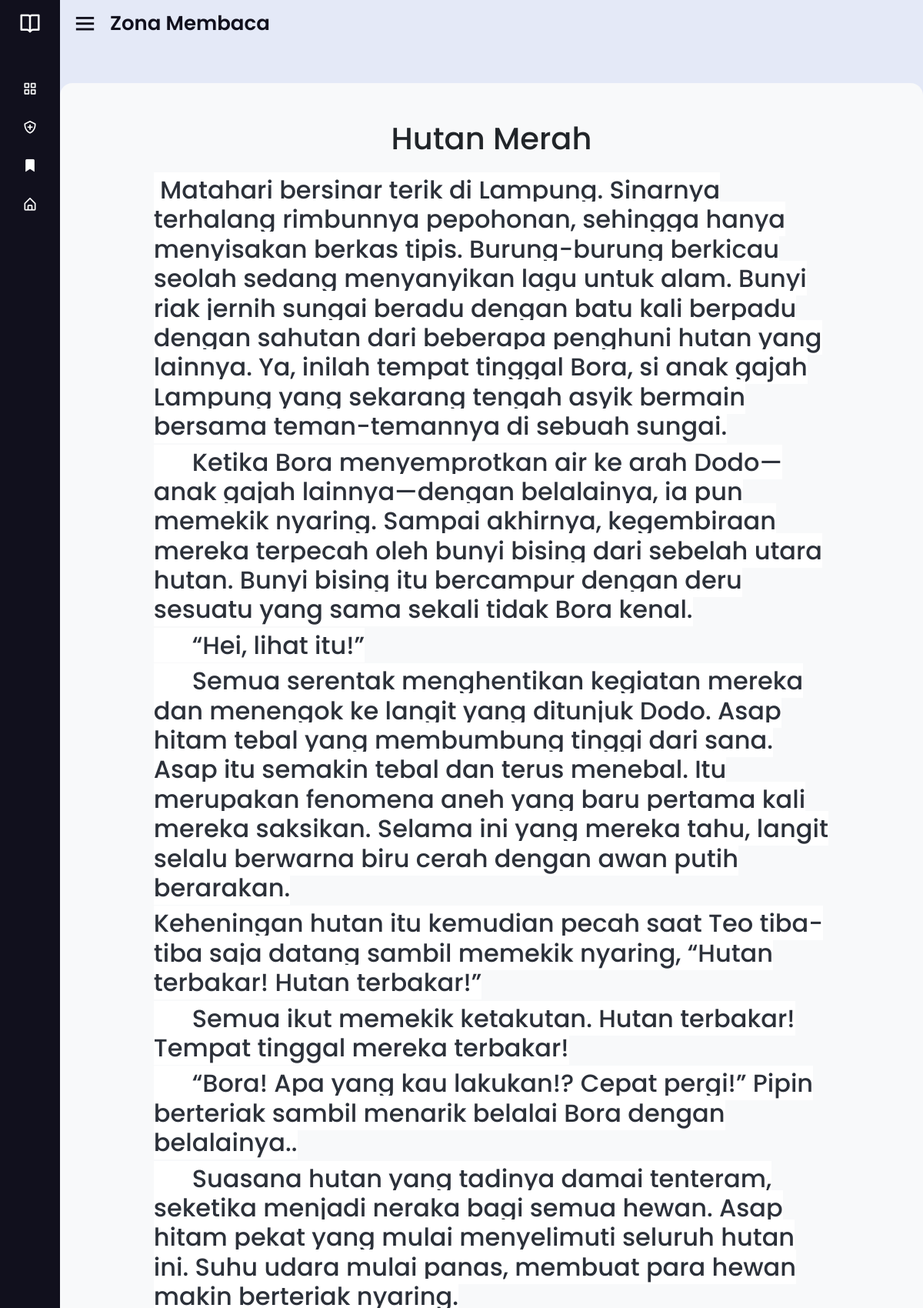
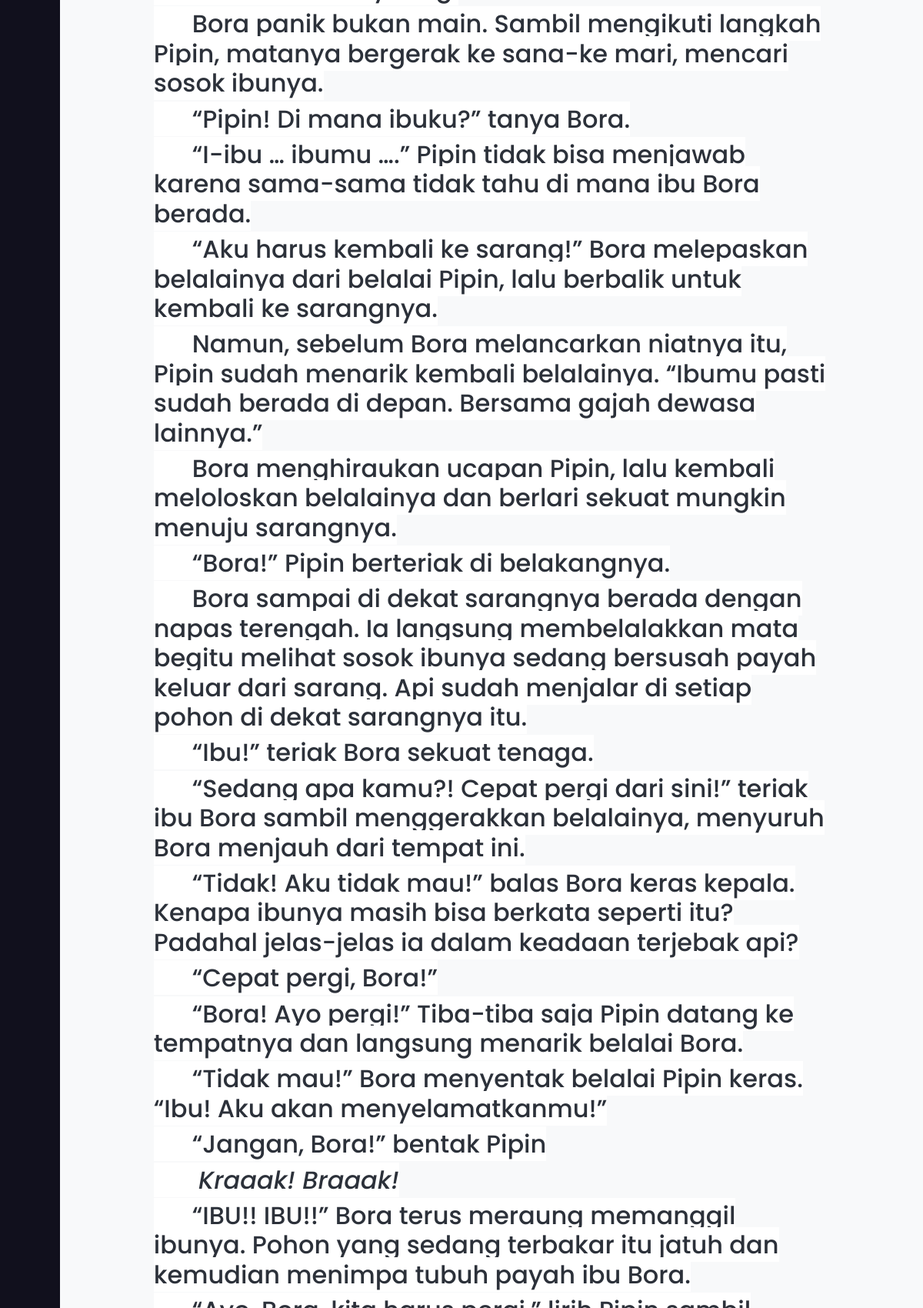
Screenshot of /action/baca.php?idbuku=17 (signed in, upper part) with the database file from the repository (2 pictures, top to bottom).
### tables this page shows
CREATE TABLE `karya` (
  `id` int(11) NOT NULL,
  `judul` varchar(50) DEFAULT NULL,
  `tipe` set('Novel','Ensiklopedia','Dongeng','Biografi','Catatan','Panduan','Cerpen','Pantun','Puisi') DEFAULT NULL,
  `author` varchar(50) DEFAULT NULL,
  `status` varchar(50) DEFAULT NULL,
  `sinopsis` longtext DEFAULT NULL,
  `konten` longtext DEFAULT NULL,
  `gambar` text DEFAULT NULL
);

### action/baca.php (the view, shortened to what this page needs)
<?php
include '../auth/koneksi.php';
  $query = "SELECT * FROM user WHERE username = '".$_SESSION['username']."'";
  $result = $c->query($query);
  $row = $result->fetch_assoc();
  $role = $row['role'];
  if(isset($_GET['idbuku'])){
    $idbuku = $_GET['idbuku'];
    $query = "SELECT * FROM karya WHERE id = '$idbuku'";
    $result = $c->query($query);
    $row = $result->fetch_assoc();
    $judul = $row['judul'];
    $isi = $row['konten'];}
?>
<!DOCTYPE html>
<html lang="en" dir="ltr">
  <head>
    <link rel="stylesheet" href="../assets/style.css" />
    <link
      href="https://unpkg.com/boxicons@2.1.4/css/boxicons.min.css"
      rel="stylesheet"
    />
    <link
      href="https://cdn.jsdelivr.net/npm/bootstrap@5.3.3/dist/css/bootstrap.min.css"
      rel="stylesheet"
    />
  </head>
  <body style="background:#e4e9f7;">
    <div class="sidebar close">
    <?php
    if($role == 'admin'){
    ?>
      <div class="logo-details">
        <i class="bx bx-book-open"></i>
      </div>
      <ul class="nav-links">
        <li>
          <a href="../dashboard/dashboard.php">
            <i class="bx bx-grid-alt"></i>
          </a>
        </li>
        <li>
          <div class="iocn-link">
            <a href="#" disable>
              <i class="bx bx-shield-plus"></i>
            </a>
          </div>
        </li>
        <li>
          <div class="iocn-link">
            <a href="#">
              <i class="bx bxs-bookmark-star"></i>
            </a>
          </div>
        </li>
        <li>
          <a href="../index.php">
            <i class="bx bx-home-alt"></i>
          </a>
        </li>
        <?php
        }
        ?>
      </ul>
    </div>
    <section class="home-section">
      <div class="home-content">
        <i class="bx bx-menu"></i>
        <span class="text">Zona Membaca</span>
      </div>
      <div class="container container-fluid d-flex align-items-center bg-light rounded-4 mt-5 " style="height: fit-content;">
        <div class="d-flex justify-content-center align-items-center pb-5" style="width: 100%;">
          <div class="d-flex flex-column justify-content-center align-items-center" style="width: 80%;">
            <h1 class="text-center pt-5"><?=$judul?></h1>
            <div class="d-flex flex-column justify-content-center align-items-center" style="width: 100%;">
              <div style="white-space: normal; word-wrap: break-word; max-width: 100%;">
                <p class="text-start"><?=$isi?></p>
              </div>
          </div>
        </div>
      </div>
    </section>
  </body>
</html>

### assets/style.css (style rules this page uses)
* { margin: 0; padding: 0; box-sizing: border-box; font-family: "Poppins", sans-serif; }
.sidebar { position: fixed; top: 0; left: 0; height: 100%; width: 260px; background: #11101d; z-index: 100; transition: all 0.5s ease; }
.sidebar.close { width: 78px; }
.sidebar .logo-details { height: 60px; width: 100%; display: flex; align-items: center; }
.sidebar .logo-details i { font-size: 30px; color: #fff; height: 50px; min-width: 78px; text-align: center; line-height: 50px; }
.sidebar .nav-links { height: 100%; padding: 30px 0 150px 0; overflow: auto; }
.sidebar.close .nav-links { overflow: visible; }
.sidebar .nav-links li { position: relative; list-style: none; transition: all 0.4s ease; }
.sidebar .nav-links li .iocn-link { display: flex; align-items: center; justify-content: space-between; }
.sidebar.close .nav-links li .iocn-link { display: block; }
.sidebar .nav-links li i { height: 50px; min-width: 78px; text-align: center; line-height: 50px; color: #fff; font-size: 20px; cursor: pointer; transition: all 0.3s ease; }
.sidebar .nav-links li a { display: flex; align-items: center; text-decoration: none; }
.home-section { position: relative; background: #e4e9f7; height: 100vh; left: 260px; width: calc(100% - 260px); transition: all 0.5s ease; }
.sidebar.close ~ .home-section { left: 78px; width: calc(100% - 78px); }
.home-section .home-content { height: 60px; display: flex; align-items: center; }
.home-section .home-content .bx-menu, .home-section .home-content .text { color: #11101d; font-size: 35px; }
.home-section .home-content .bx-menu { margin: 0 15px; cursor: pointer; }
.home-section .home-content .text { font-size: 26px; font-weight: 600; }

### rows the page displays
karya: judul "Hutan Merah", konten "Matahari bersinar terik di Lampung. Sinarnya terhalang rimbunnya pepohonan, sehingga hanya menyisakan berkas tipis. Burung-burung berkicau seolah sedang menyanyikan lagu untuk alam. Bunyi riak jernih sungai beradu dengan batu kali berpadu dengan sahutan dari beberapa penghuni hutan yang lainnya. Ya, inilah tempat tinggal Bora, si anak gajah Lampung yang sekarang tengah asyik bermain bersama teman-temannya di sebuah sungai. Ketika Bora menyemprotkan air ke arah Dodo—anak gajah lainnya—dengan belalainya, ia pun memekik nyaring. Sampai akhirnya, kegembiraan mereka terpecah oleh bunyi bising dari sebelah utara hutan. Bunyi bising itu bercampur dengan deru sesuatu yang sama sekali tidak Bora…"
